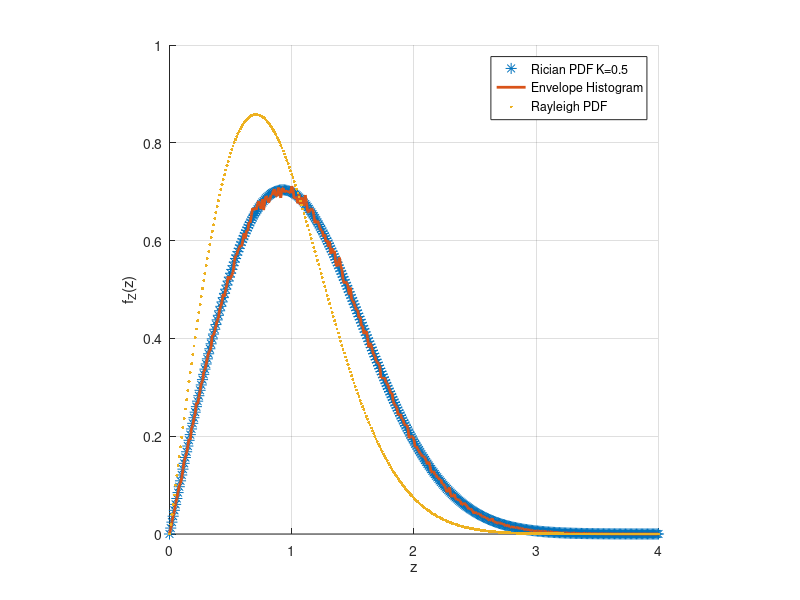
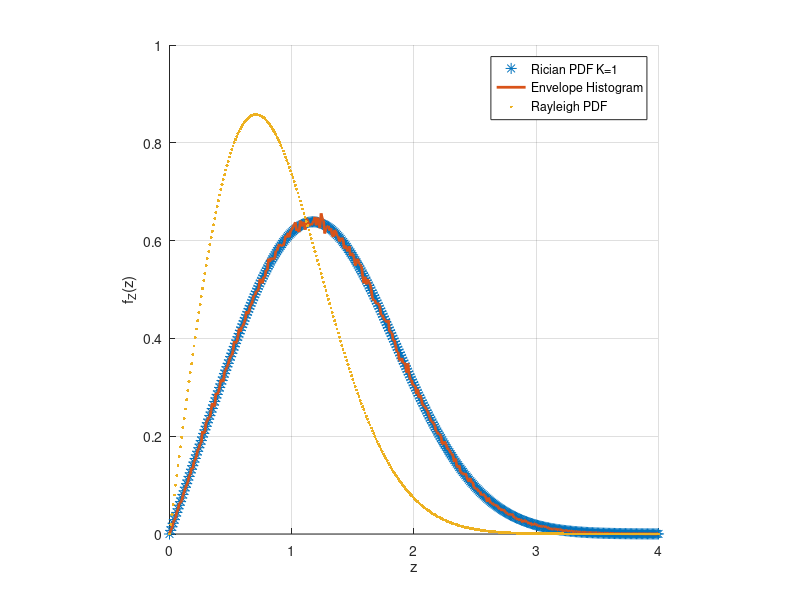
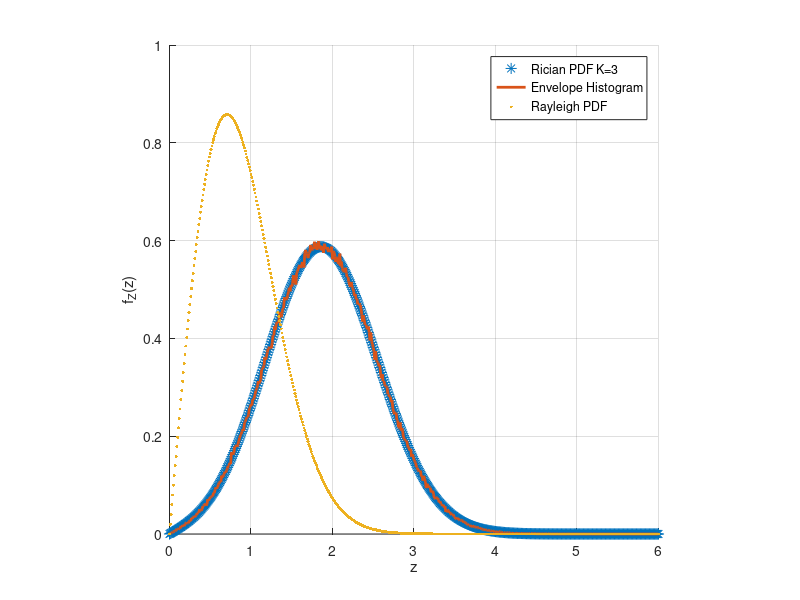
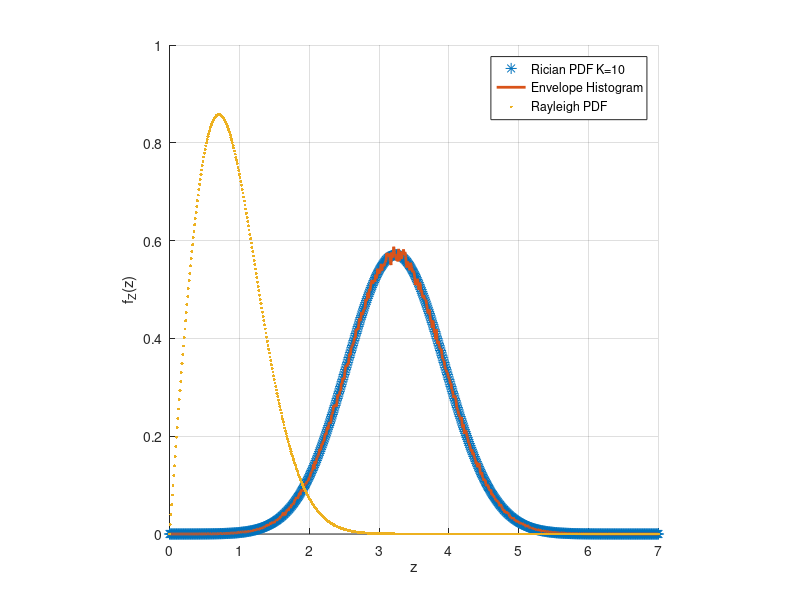

Write MATLAB code to recreate these figures, in order.
clear;clc;
rician_data = sqrt(0.5)*0.6+1i*sqrt(0.5)*0.8+sqrt(0.5).*(randn(1,1e6)+1i.*(randn(1,1e6)));
bin_width = 1e-2;
lims = 0:bin_width:4;
N = hist(abs(rician_data),lims);hold on;
plot(lims,2.*lims.*exp(-(lims.^2+0.5)).*besseli(0,lims.*2.*sqrt(0.5)),'*','MarkerSize',8);
plot(lims,N./1e6./bin_width,'LineWidth',2);
plot(lims,2.*lims.*exp(-lims.^2),'.','MarkerSize',7);
legend('Rician PDF K=0.5','Envelope Histogram','Rayleigh PDF');
xlabel('z');ylabel('f_Z(z)');
axis square;
grid on;
figure,
rician_data = 0.6+1i*0.8+sqrt(0.5).*(randn(1,1e6)+1i.*(randn(1,1e6)));
N = hist(abs(rician_data),lims);
hold on;
plot(lims,2.*lims.*exp(-(lims.^2+1)).*besseli(0,lims.*2),'*','MarkerSize',8);
plot(lims,N./1e6./bin_width,'LineWidth',2);
plot(lims,2.*lims.*exp(-lims.^2),'.','MarkerSize',7);
legend('Rician PDF K=1','Envelope Histogram','Rayleigh PDF');
xlabel('z');ylabel('f_Z(z)');
axis square;
grid on;
figure,
rician_data = 0.6*sqrt(3)+1i*0.8*sqrt(3)+sqrt(0.5).*(randn(1,1e6)+1i.*(randn(1,1e6)));
lims = 0:bin_width:6;
N = hist(abs(rician_data),lims);
hold on;
plot(lims,2.*lims.*exp(-(lims.^2+3)).*besseli(0,lims.*2.*sqrt(3)),'*','MarkerSize',8);
plot(lims,N./1e6./bin_width,'LineWidth',2);
plot(lims,2.*lims.*exp(-lims.^2),'.','MarkerSize',7);
legend('Rician PDF K=3','Envelope Histogram','Rayleigh PDF');
xlabel('z');ylabel('f_Z(z)');
axis square;
grid on;
figure,
lims = 0:bin_width:7;
rician_data = 0.6*sqrt(10)+1i*sqrt(10)*0.8+sqrt(0.5).*(randn(1,1e6)+1i.*(randn(1,1e6)));
N = hist(abs(rician_data),lims);
hold on;
plot(lims,2.*lims.*exp(-(lims.^2+10)).*besseli(0,lims.*2.*sqrt(10)),'*','MarkerSize',8);
plot(lims,N./1e6./bin_width,'LineWidth',2);
plot(lims,2.*lims.*exp(-lims.^2),'.','MarkerSize',7);
legend('Rician PDF K=10','Envelope Histogram','Rayleigh PDF');
xlabel('z');ylabel('f_Z(z)');
axis square;
grid on;